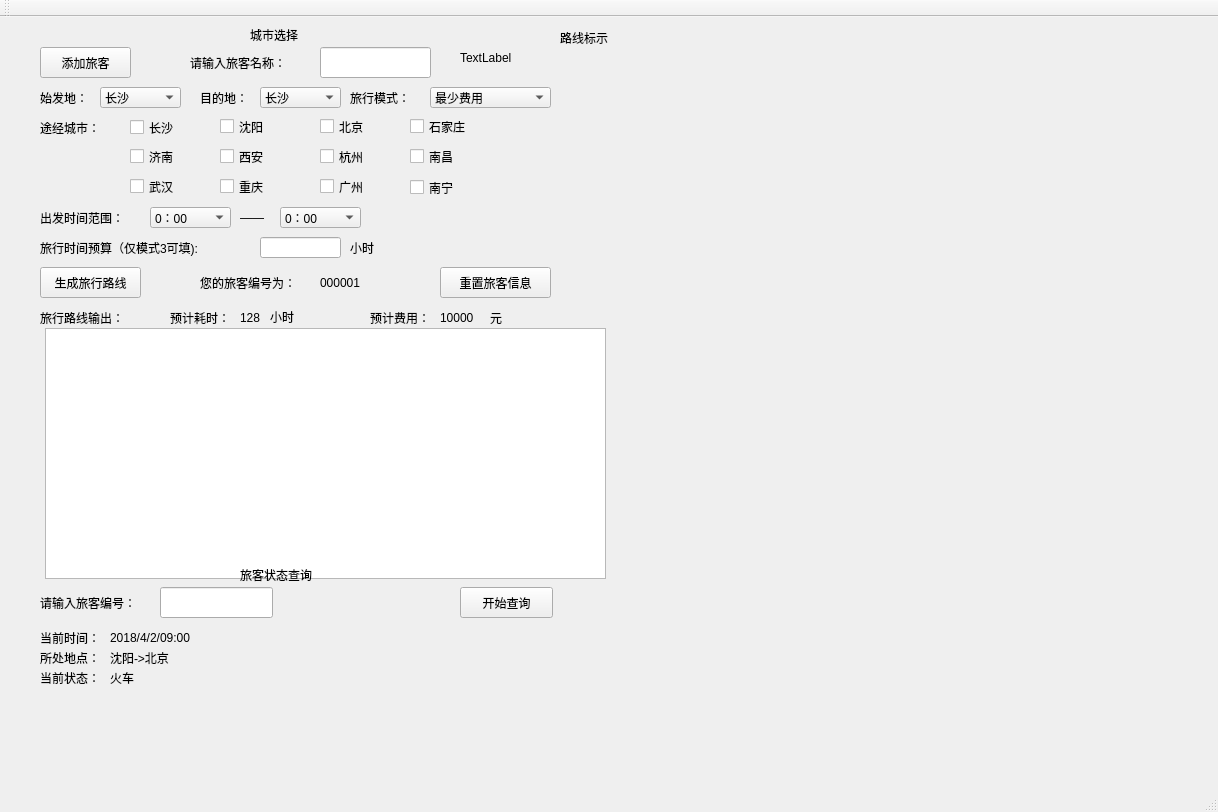
<?xml version="1.0" encoding="UTF-8"?>
<ui version="4.0">
 <class>MainWindow</class>
 <widget class="QMainWindow" name="MainWindow">
  <property name="geometry">
   <rect>
    <x>0</x>
    <y>0</y>
    <width>1218</width>
    <height>812</height>
   </rect>
  </property>
  <property name="windowTitle">
   <string>MainWindow</string>
  </property>
  <widget class="QWidget" name="centralWidget">
   <widget class="QCheckBox" name="City5">
    <property name="geometry">
     <rect>
      <x>220</x>
      <y>130</y>
      <width>71</width>
      <height>19</height>
     </rect>
    </property>
    <property name="text">
     <string>西安</string>
    </property>
   </widget>
   <widget class="QCheckBox" name="City0">
    <property name="geometry">
     <rect>
      <x>130</x>
      <y>100</y>
      <width>71</width>
      <height>21</height>
     </rect>
    </property>
    <property name="text">
     <string>长沙</string>
    </property>
    <property name="checked">
     <bool>false</bool>
    </property>
   </widget>
   <widget class="QLabel" name="Start">
    <property name="geometry">
     <rect>
      <x>40</x>
      <y>70</y>
      <width>61</width>
      <height>21</height>
     </rect>
    </property>
    <property name="text">
     <string>始发地：</string>
    </property>
   </widget>
   <widget class="QLabel" name="label_17">
    <property name="geometry">
     <rect>
      <x>240</x>
      <y>190</y>
      <width>51</width>
      <height>21</height>
     </rect>
    </property>
    <property name="text">
     <string>——</string>
    </property>
   </widget>
   <widget class="QLabel" name="TravelerNumber_Output">
    <property name="geometry">
     <rect>
      <x>320</x>
      <y>250</y>
      <width>81</width>
      <height>31</height>
     </rect>
    </property>
    <property name="text">
     <string>000001</string>
    </property>
   </widget>
   <widget class="QComboBox" name="End_Select">
    <property name="geometry">
     <rect>
      <x>260</x>
      <y>70</y>
      <width>81</width>
      <height>21</height>
     </rect>
    </property>
    <property name="currentIndex">
     <number>0</number>
    </property>
    <item>
     <property name="text">
      <string>长沙</string>
     </property>
    </item>
    <item>
     <property name="text">
      <string>沈阳</string>
     </property>
    </item>
    <item>
     <property name="text">
      <string>北京</string>
     </property>
    </item>
    <item>
     <property name="text">
      <string>石家庄</string>
     </property>
    </item>
    <item>
     <property name="text">
      <string>济南</string>
     </property>
    </item>
    <item>
     <property name="text">
      <string>西安</string>
     </property>
    </item>
    <item>
     <property name="text">
      <string>杭州</string>
     </property>
    </item>
    <item>
     <property name="text">
      <string>南昌</string>
     </property>
    </item>
    <item>
     <property name="text">
      <string>武汉</string>
     </property>
    </item>
    <item>
     <property name="text">
      <string>重庆</string>
     </property>
    </item>
    <item>
     <property name="text">
      <string>广州</string>
     </property>
    </item>
    <item>
     <property name="text">
      <string>南宁</string>
     </property>
    </item>
   </widget>
   <widget class="QLabel" name="CurrentTime_Output">
    <property name="geometry">
     <rect>
      <x>110</x>
      <y>610</y>
      <width>151</width>
      <height>21</height>
     </rect>
    </property>
    <property name="text">
     <string>2018/4/2/09:00</string>
    </property>
   </widget>
   <widget class="QLabel" name="ThroughCity">
    <property name="geometry">
     <rect>
      <x>40</x>
      <y>100</y>
      <width>72</width>
      <height>21</height>
     </rect>
    </property>
    <property name="text">
     <string>途经城市：</string>
    </property>
   </widget>
   <widget class="QCheckBox" name="City3">
    <property name="geometry">
     <rect>
      <x>410</x>
      <y>100</y>
      <width>71</width>
      <height>19</height>
     </rect>
    </property>
    <property name="text">
     <string>石家庄</string>
    </property>
   </widget>
   <widget class="QLabel" name="yuan">
    <property name="geometry">
     <rect>
      <x>490</x>
      <y>290</y>
      <width>21</width>
      <height>21</height>
     </rect>
    </property>
    <property name="text">
     <string>元</string>
    </property>
   </widget>
   <widget class="QLabel" name="TravelTime_Budget">
    <property name="geometry">
     <rect>
      <x>40</x>
      <y>220</y>
      <width>221</width>
      <height>21</height>
     </rect>
    </property>
    <property name="text">
     <string>旅行时间预算（仅模式3可填):</string>
    </property>
   </widget>
   <widget class="QLabel" name="State_Output">
    <property name="geometry">
     <rect>
      <x>110</x>
      <y>650</y>
      <width>151</width>
      <height>21</height>
     </rect>
    </property>
    <property name="text">
     <string>火车</string>
    </property>
   </widget>
   <widget class="QCheckBox" name="City7">
    <property name="geometry">
     <rect>
      <x>410</x>
      <y>130</y>
      <width>71</width>
      <height>19</height>
     </rect>
    </property>
    <property name="text">
     <string>南昌</string>
    </property>
   </widget>
   <widget class="QLabel" name="TravelerName">
    <property name="geometry">
     <rect>
      <x>190</x>
      <y>30</y>
      <width>121</width>
      <height>31</height>
     </rect>
    </property>
    <property name="text">
     <string>请输入旅客名称：</string>
    </property>
   </widget>
   <widget class="QLabel" name="Strat_Time_Range">
    <property name="geometry">
     <rect>
      <x>40</x>
      <y>190</y>
      <width>111</width>
      <height>21</height>
     </rect>
    </property>
    <property name="text">
     <string>出发时间范围：</string>
    </property>
   </widget>
   <widget class="QCheckBox" name="City9">
    <property name="geometry">
     <rect>
      <x>220</x>
      <y>160</y>
      <width>71</width>
      <height>19</height>
     </rect>
    </property>
    <property name="text">
     <string>重庆</string>
    </property>
   </widget>
   <widget class="QLabel" name="TotalFare_Output">
    <property name="geometry">
     <rect>
      <x>440</x>
      <y>290</y>
      <width>51</width>
      <height>21</height>
     </rect>
    </property>
    <property name="text">
     <string>10000</string>
    </property>
   </widget>
   <widget class="QLabel" name="TravelerLocation">
    <property name="geometry">
     <rect>
      <x>40</x>
      <y>630</y>
      <width>72</width>
      <height>21</height>
     </rect>
    </property>
    <property name="text">
     <string>所处地点：</string>
    </property>
   </widget>
   <widget class="QLabel" name="Hour">
    <property name="geometry">
     <rect>
      <x>350</x>
      <y>220</y>
      <width>31</width>
      <height>21</height>
     </rect>
    </property>
    <property name="text">
     <string>小时</string>
    </property>
   </widget>
   <widget class="QLabel" name="Destination">
    <property name="geometry">
     <rect>
      <x>200</x>
      <y>70</y>
      <width>61</width>
      <height>21</height>
     </rect>
    </property>
    <property name="text">
     <string>目的地：</string>
    </property>
   </widget>
   <widget class="QTextBrowser" name="TravelPath_Output">
    <property name="geometry">
     <rect>
      <x>45</x>
      <y>311</y>
      <width>561</width>
      <height>251</height>
     </rect>
    </property>
   </widget>
   <widget class="QCheckBox" name="City11">
    <property name="geometry">
     <rect>
      <x>410</x>
      <y>160</y>
      <width>71</width>
      <height>21</height>
     </rect>
    </property>
    <property name="text">
     <string>南宁</string>
    </property>
   </widget>
   <widget class="QLabel" name="TotalTime_Output">
    <property name="geometry">
     <rect>
      <x>240</x>
      <y>290</y>
      <width>41</width>
      <height>21</height>
     </rect>
    </property>
    <property name="text">
     <string>128</string>
    </property>
   </widget>
   <widget class="QLabel" name="TotalFare">
    <property name="geometry">
     <rect>
      <x>370</x>
      <y>290</y>
      <width>71</width>
      <height>21</height>
     </rect>
    </property>
    <property name="text">
     <string>预计费用：</string>
    </property>
   </widget>
   <widget class="QLabel" name="CurrentState">
    <property name="geometry">
     <rect>
      <x>40</x>
      <y>650</y>
      <width>72</width>
      <height>21</height>
     </rect>
    </property>
    <property name="text">
     <string>当前状态：</string>
    </property>
   </widget>
   <widget class="QLineEdit" name="TravelerNumber_Input">
    <property name="geometry">
     <rect>
      <x>160</x>
      <y>570</y>
      <width>113</width>
      <height>31</height>
     </rect>
    </property>
   </widget>
   <widget class="QPushButton" name="startQuery_Click">
    <property name="geometry">
     <rect>
      <x>460</x>
      <y>570</y>
      <width>93</width>
      <height>31</height>
     </rect>
    </property>
    <property name="text">
     <string>开始查询</string>
    </property>
   </widget>
   <widget class="QCheckBox" name="City1">
    <property name="geometry">
     <rect>
      <x>220</x>
      <y>100</y>
      <width>71</width>
      <height>19</height>
     </rect>
    </property>
    <property name="text">
     <string>沈阳</string>
    </property>
   </widget>
   <widget class="QLabel" name="TravelerState_Search">
    <property name="geometry">
     <rect>
      <x>240</x>
      <y>550</y>
      <width>101</width>
      <height>16</height>
     </rect>
    </property>
    <property name="text">
     <string>旅客状态查询</string>
    </property>
   </widget>
   <widget class="QCheckBox" name="City6">
    <property name="geometry">
     <rect>
      <x>320</x>
      <y>130</y>
      <width>71</width>
      <height>19</height>
     </rect>
    </property>
    <property name="text">
     <string>杭州</string>
    </property>
   </widget>
   <widget class="QLabel" name="TravelPath">
    <property name="geometry">
     <rect>
      <x>40</x>
      <y>290</y>
      <width>111</width>
      <height>21</height>
     </rect>
    </property>
    <property name="text">
     <string>旅行路线输出：</string>
    </property>
   </widget>
   <widget class="QLabel" name="TotalTime">
    <property name="geometry">
     <rect>
      <x>170</x>
      <y>290</y>
      <width>71</width>
      <height>21</height>
     </rect>
    </property>
    <property name="text">
     <string>预计耗时：</string>
    </property>
   </widget>
   <widget class="QCheckBox" name="City2">
    <property name="geometry">
     <rect>
      <x>320</x>
      <y>100</y>
      <width>71</width>
      <height>19</height>
     </rect>
    </property>
    <property name="text">
     <string>北京</string>
    </property>
   </widget>
   <widget class="QLabel" name="TravelMode">
    <property name="geometry">
     <rect>
      <x>350</x>
      <y>70</y>
      <width>71</width>
      <height>21</height>
     </rect>
    </property>
    <property name="text">
     <string>旅行模式：</string>
    </property>
   </widget>
   <widget class="QLabel" name="Hour_2">
    <property name="geometry">
     <rect>
      <x>270</x>
      <y>290</y>
      <width>31</width>
      <height>20</height>
     </rect>
    </property>
    <property name="text">
     <string>小时</string>
    </property>
   </widget>
   <widget class="QLabel" name="Location_Output">
    <property name="geometry">
     <rect>
      <x>110</x>
      <y>630</y>
      <width>151</width>
      <height>21</height>
     </rect>
    </property>
    <property name="text">
     <string>沈阳-&gt;北京</string>
    </property>
   </widget>
   <widget class="QLabel" name="CurrentTime">
    <property name="geometry">
     <rect>
      <x>40</x>
      <y>610</y>
      <width>72</width>
      <height>21</height>
     </rect>
    </property>
    <property name="text">
     <string>当前时间：</string>
    </property>
   </widget>
   <widget class="QLabel" name="TravelerNumber_2">
    <property name="geometry">
     <rect>
      <x>40</x>
      <y>570</y>
      <width>121</width>
      <height>31</height>
     </rect>
    </property>
    <property name="text">
     <string>请输入旅客编号：</string>
    </property>
   </widget>
   <widget class="QLineEdit" name="TimeBudget_Input">
    <property name="geometry">
     <rect>
      <x>260</x>
      <y>220</y>
      <width>81</width>
      <height>21</height>
     </rect>
    </property>
   </widget>
   <widget class="QPushButton" name="resetTravelerInfo">
    <property name="geometry">
     <rect>
      <x>440</x>
      <y>250</y>
      <width>111</width>
      <height>31</height>
     </rect>
    </property>
    <property name="text">
     <string>重置旅客信息</string>
    </property>
   </widget>
   <widget class="QCheckBox" name="City8">
    <property name="geometry">
     <rect>
      <x>130</x>
      <y>160</y>
      <width>71</width>
      <height>19</height>
     </rect>
    </property>
    <property name="text">
     <string>武汉</string>
    </property>
   </widget>
   <widget class="QWidget" name="RouteGraph_Output" native="true">
    <property name="geometry">
     <rect>
      <x>610</x>
      <y>40</y>
      <width>751</width>
      <height>641</height>
     </rect>
    </property>
   </widget>
   <widget class="QLabel" name="CitySelect">
    <property name="geometry">
     <rect>
      <x>250</x>
      <y>10</y>
      <width>72</width>
      <height>15</height>
     </rect>
    </property>
    <property name="text">
     <string>城市选择</string>
    </property>
   </widget>
   <widget class="QComboBox" name="Start_Select">
    <property name="geometry">
     <rect>
      <x>100</x>
      <y>70</y>
      <width>81</width>
      <height>21</height>
     </rect>
    </property>
    <property name="currentIndex">
     <number>0</number>
    </property>
    <item>
     <property name="text">
      <string>长沙</string>
     </property>
    </item>
    <item>
     <property name="text">
      <string>沈阳</string>
     </property>
    </item>
    <item>
     <property name="text">
      <string>北京</string>
     </property>
    </item>
    <item>
     <property name="text">
      <string>石家庄</string>
     </property>
    </item>
    <item>
     <property name="text">
      <string>济南</string>
     </property>
    </item>
    <item>
     <property name="text">
      <string>西安</string>
     </property>
    </item>
    <item>
     <property name="text">
      <string>杭州</string>
     </property>
    </item>
    <item>
     <property name="text">
      <string>南昌</string>
     </property>
    </item>
    <item>
     <property name="text">
      <string>武汉</string>
     </property>
    </item>
    <item>
     <property name="text">
      <string>重庆</string>
     </property>
    </item>
    <item>
     <property name="text">
      <string>广州</string>
     </property>
    </item>
    <item>
     <property name="text">
      <string>南宁</string>
     </property>
    </item>
   </widget>
   <widget class="QPushButton" name="addTraveler_Click">
    <property name="geometry">
     <rect>
      <x>40</x>
      <y>30</y>
      <width>91</width>
      <height>31</height>
     </rect>
    </property>
    <property name="text">
     <string>添加旅客</string>
    </property>
   </widget>
   <widget class="QLineEdit" name="TravelerName_Input">
    <property name="geometry">
     <rect>
      <x>320</x>
      <y>30</y>
      <width>111</width>
      <height>31</height>
     </rect>
    </property>
    <property name="inputMask">
     <string/>
    </property>
    <property name="text">
     <string/>
    </property>
   </widget>
   <widget class="QCheckBox" name="City4">
    <property name="geometry">
     <rect>
      <x>130</x>
      <y>130</y>
      <width>71</width>
      <height>19</height>
     </rect>
    </property>
    <property name="text">
     <string>济南</string>
    </property>
   </widget>
   <widget class="QComboBox" name="Mode_Select">
    <property name="enabled">
     <bool>true</bool>
    </property>
    <property name="geometry">
     <rect>
      <x>430</x>
      <y>70</y>
      <width>121</width>
      <height>21</height>
     </rect>
    </property>
    <property name="currentIndex">
     <number>0</number>
    </property>
    <item>
     <property name="text">
      <string>最少费用</string>
     </property>
    </item>
    <item>
     <property name="text">
      <string>最少时间</string>
     </property>
    </item>
    <item>
     <property name="text">
      <string>限时最少费用</string>
     </property>
    </item>
   </widget>
   <widget class="QPushButton" name="creatTravelPath_Click">
    <property name="geometry">
     <rect>
      <x>40</x>
      <y>250</y>
      <width>101</width>
      <height>31</height>
     </rect>
    </property>
    <property name="text">
     <string>生成旅行路线</string>
    </property>
   </widget>
   <widget class="QComboBox" name="TimeRange_Start">
    <property name="geometry">
     <rect>
      <x>150</x>
      <y>190</y>
      <width>81</width>
      <height>21</height>
     </rect>
    </property>
    <item>
     <property name="text">
      <string>0：00</string>
     </property>
    </item>
    <item>
     <property name="text">
      <string>1：00</string>
     </property>
    </item>
    <item>
     <property name="text">
      <string>2：00</string>
     </property>
    </item>
    <item>
     <property name="text">
      <string>3：00</string>
     </property>
    </item>
    <item>
     <property name="text">
      <string>4：00</string>
     </property>
    </item>
    <item>
     <property name="text">
      <string>5：00</string>
     </property>
    </item>
    <item>
     <property name="text">
      <string>6：00</string>
     </property>
    </item>
    <item>
     <property name="text">
      <string>7：00</string>
     </property>
    </item>
    <item>
     <property name="text">
      <string>8：00</string>
     </property>
    </item>
    <item>
     <property name="text">
      <string>9：00</string>
     </property>
    </item>
    <item>
     <property name="text">
      <string>10：00</string>
     </property>
    </item>
    <item>
     <property name="text">
      <string>11：00</string>
     </property>
    </item>
    <item>
     <property name="text">
      <string>12：00</string>
     </property>
    </item>
    <item>
     <property name="text">
      <string>13：00</string>
     </property>
    </item>
    <item>
     <property name="text">
      <string>14：00</string>
     </property>
    </item>
    <item>
     <property name="text">
      <string>15：00</string>
     </property>
    </item>
    <item>
     <property name="text">
      <string>16：00</string>
     </property>
    </item>
    <item>
     <property name="text">
      <string>17：00</string>
     </property>
    </item>
    <item>
     <property name="text">
      <string>18：00</string>
     </property>
    </item>
    <item>
     <property name="text">
      <string>19：00</string>
     </property>
    </item>
    <item>
     <property name="text">
      <string>20：00</string>
     </property>
    </item>
    <item>
     <property name="text">
      <string>21：00</string>
     </property>
    </item>
    <item>
     <property name="text">
      <string>22：00</string>
     </property>
    </item>
    <item>
     <property name="text">
      <string>23：00</string>
     </property>
    </item>
   </widget>
   <widget class="QLabel" name="TravelerNumber">
    <property name="geometry">
     <rect>
      <x>200</x>
      <y>250</y>
      <width>121</width>
      <height>31</height>
     </rect>
    </property>
    <property name="text">
     <string>您的旅客编号为：</string>
    </property>
   </widget>
   <widget class="QLabel" name="RouteGraph">
    <property name="geometry">
     <rect>
      <x>560</x>
      <y>10</y>
      <width>72</width>
      <height>21</height>
     </rect>
    </property>
    <property name="text">
     <string>路线标示</string>
    </property>
   </widget>
   <widget class="QCheckBox" name="City10">
    <property name="geometry">
     <rect>
      <x>320</x>
      <y>160</y>
      <width>71</width>
      <height>19</height>
     </rect>
    </property>
    <property name="text">
     <string>广州</string>
    </property>
   </widget>
   <widget class="QLabel" name="label">
    <property name="geometry">
     <rect>
      <x>460</x>
      <y>30</y>
      <width>71</width>
      <height>21</height>
     </rect>
    </property>
    <property name="text">
     <string>TextLabel</string>
    </property>
   </widget>
   <widget class="QComboBox" name="TimeRange_End">
    <property name="geometry">
     <rect>
      <x>280</x>
      <y>190</y>
      <width>81</width>
      <height>21</height>
     </rect>
    </property>
    <item>
     <property name="text">
      <string>0：00</string>
     </property>
    </item>
    <item>
     <property name="text">
      <string>1：00</string>
     </property>
    </item>
    <item>
     <property name="text">
      <string>2：00</string>
     </property>
    </item>
    <item>
     <property name="text">
      <string>3：00</string>
     </property>
    </item>
    <item>
     <property name="text">
      <string>4：00</string>
     </property>
    </item>
    <item>
     <property name="text">
      <string>5：00</string>
     </property>
    </item>
    <item>
     <property name="text">
      <string>6：00</string>
     </property>
    </item>
    <item>
     <property name="text">
      <string>7：00</string>
     </property>
    </item>
    <item>
     <property name="text">
      <string>8：00</string>
     </property>
    </item>
    <item>
     <property name="text">
      <string>9：00</string>
     </property>
    </item>
    <item>
     <property name="text">
      <string>10：00</string>
     </property>
    </item>
    <item>
     <property name="text">
      <string>11：00</string>
     </property>
    </item>
    <item>
     <property name="text">
      <string>12：00</string>
     </property>
    </item>
    <item>
     <property name="text">
      <string>13：00</string>
     </property>
    </item>
    <item>
     <property name="text">
      <string>14：00</string>
     </property>
    </item>
    <item>
     <property name="text">
      <string>15：00</string>
     </property>
    </item>
    <item>
     <property name="text">
      <string>16：00</string>
     </property>
    </item>
    <item>
     <property name="text">
      <string>17：00</string>
     </property>
    </item>
    <item>
     <property name="text">
      <string>18：00</string>
     </property>
    </item>
    <item>
     <property name="text">
      <string>19：00</string>
     </property>
    </item>
    <item>
     <property name="text">
      <string>20：00</string>
     </property>
    </item>
    <item>
     <property name="text">
      <string>21：00</string>
     </property>
    </item>
    <item>
     <property name="text">
      <string>22：00</string>
     </property>
    </item>
    <item>
     <property name="text">
      <string>23：00</string>
     </property>
    </item>
   </widget>
  </widget>
  <widget class="QMenuBar" name="menuBar">
   <property name="geometry">
    <rect>
     <x>0</x>
     <y>0</y>
     <width>1218</width>
     <height>26</height>
    </rect>
   </property>
  </widget>
  <widget class="QToolBar" name="mainToolBar">
   <attribute name="toolBarArea">
    <enum>TopToolBarArea</enum>
   </attribute>
   <attribute name="toolBarBreak">
    <bool>false</bool>
   </attribute>
  </widget>
  <widget class="QStatusBar" name="statusBar"/>
 </widget>
 <layoutdefault spacing="6" margin="11"/>
 <resources/>
 <connections/>
</ui>
